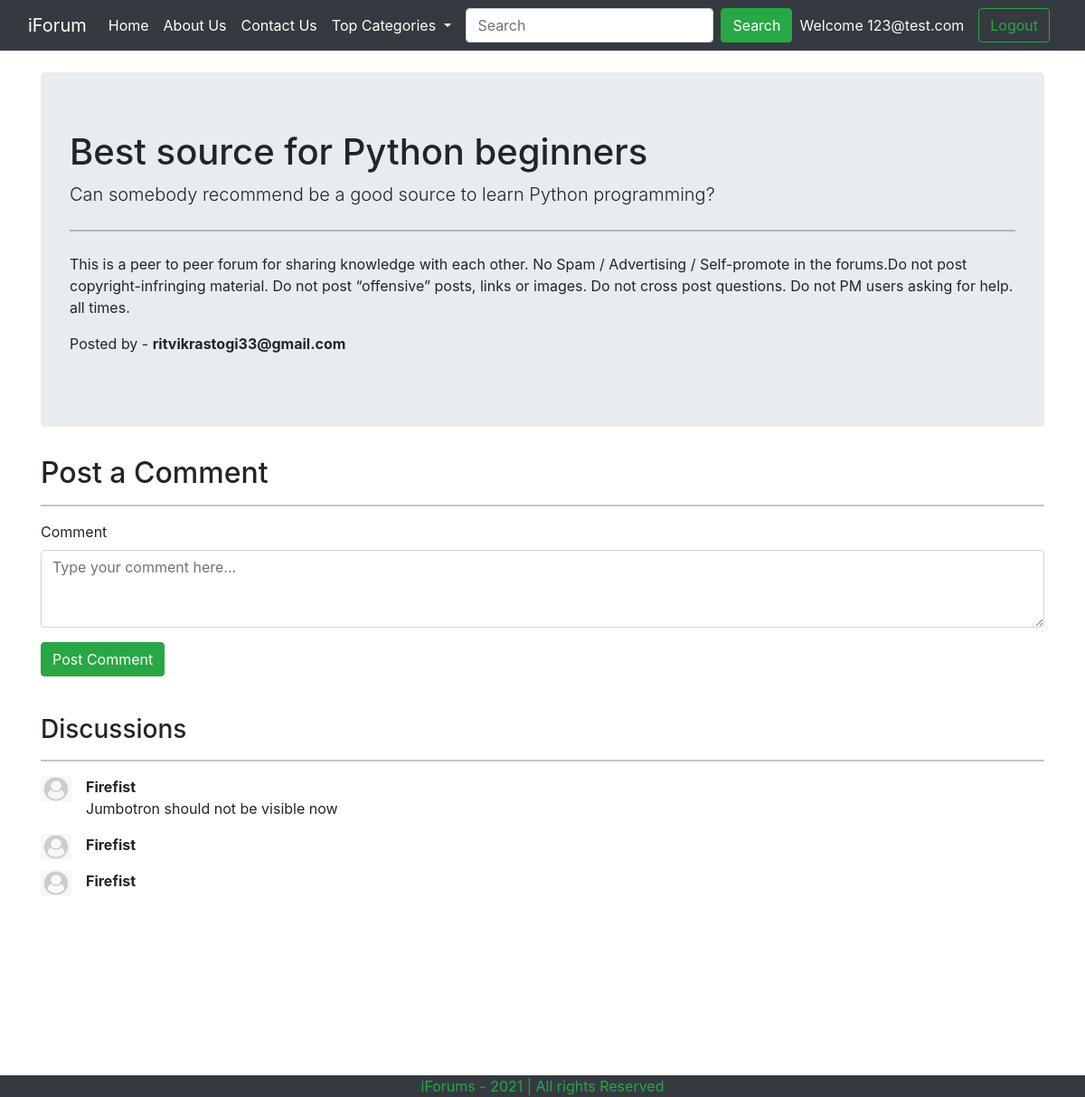
Screenshot of /thread.php?threadid=4 (signed in) with the database file from the repository.
### tables this page shows
CREATE TABLE `threads` (
  `thread_id` int(7) NOT NULL,
  `thread_title` varchar(255) NOT NULL,
  `thread_desc` varchar(255) NOT NULL,
  `thread_cat_id` int(7) NOT NULL,
  `thread_user_id` int(7) NOT NULL,
  `time` datetime NOT NULL DEFAULT current_timestamp()
);

CREATE TABLE `users123` (
  `sno` int(11) NOT NULL,
  `user_email` varchar(30) NOT NULL,
  `user_pass` varchar(255) NOT NULL,
  `time` datetime NOT NULL DEFAULT current_timestamp()
);

CREATE TABLE `comments` (
  `comment_id` int(8) NOT NULL,
  `comment_content` varchar(1000) NOT NULL,
  `thread_id` int(8) NOT NULL,
  `comment_by` int(8) NOT NULL,
  `comment_time` datetime NOT NULL DEFAULT current_timestamp()
);

### thread.php (the view, shortened to what this page needs)
<!doctype html>
<html lang="en">
<head>
    <link href="https://cdn.jsdelivr.net/npm/bootstrap@5.0.0-beta1/dist/css/bootstrap.min.css" rel="stylesheet"
>
    <link rel="stylesheet" href="https://maxcdn.bootstrapcdn.com/bootstrap/4.0.0/css/bootstrap.min.css"
>
</head>
<body>
<?php include "partials/_dbconnect.php";?>
    <?php include "partials/_navbar.php";?>
    <?php
        $id = $_GET['threadid'];
        $sql = "SELECT * FROM `threads` WHERE thread_id = $id";
        $result = mysqli_query($conn , $sql );
        while($row = mysqli_fetch_assoc($result)){
            $title = $row['thread_title'];
            $desc = $row['thread_desc'];
            $thread_user_id = $row['thread_user_id'];
            $sql2 = "SELECT user_email FROM `users123` WHERE sno='$thread_user_id'";
            $result2 = mysqli_query($conn , $sql2);
            $row2 = mysqli_fetch_assoc($result2);
            $posted_by = $row2['user_email'];
        }
    ?>
    <div class="container my-4">
        <div class="jumbotron">
            <h1><?php echo $title;?> </h1>
            <p class="lead"><?php echo $desc;?></p>
            <hr class="my-4">
            <p>This is a peer to peer forum for sharing knowledge with each other. No Spam / Advertising / Self-promote
                in the forums.Do not post copyright-infringing material. Do not post “offensive” posts, links or images.
                Do not cross post questions. Do not PM users asking for help. all times.</p>
            <p>Posted by - <strong><?php echo $posted_by?></strong></p>
        </div>
    </div>
    <?php
if(isset($_SESSION['loggedin']) && $_SESSION['loggedin'] == true){
echo '
<div class="container my-2">
<h2>Post a Comment</h2>
<hr>
<form action="'.$_SERVER["REQUEST_URI"].'" method="post">
    <div class="form-group">
        <label for="exampleFormControlTextarea1">Comment</label>
        <textarea class="form-control" id="comment" name="comment" placeholder="Type your comment here..."
            rows="3"></textarea>
        <input type="hidden" name="sno" value="'.$_SESSION["sno"].'" >
    </div>
    <button type="submit" class="btn btn-success">Post Comment</button>
    </form>
    </div>';
    }
    else{
    echo '<div class="container">
        <h2>Post a Comment</h2>
        <hr>
        <p class="lead">You are not logged in. Please login to be able to post comments.</p>
    </div>';
    }
    ?>
    <div class="container" id="ques">
        <h3><br>Discussions</h3>
        <hr>
        <?php
        $id = $_GET['threadid'];
        $sql = "SELECT * FROM `comments` WHERE thread_id = $id";
        $result = mysqli_query($conn , $sql );
        while($row = mysqli_fetch_assoc($result)){
            $content = $row['comment_content'];
            $comment_by =$row['comment_by'];
            $sql2 = "SELECT user_email FROM `users123` WHERE sno='$comment_by'";
            $result2 = mysqli_query($conn , $sql2);
            $row2 = mysqli_fetch_assoc($result2);
        echo '<div class="media">
        <img src="assets/user_default.jpg" width="34px" class="align-self-start mr-3" alt="...">
            <div class="media-body">
                <p class = "font-weight-bold my-0"> '.$row2['user_email'].' </p>
                <p>'.$content.'</p>
            </div>
        </div>';
        }
        ?>
    </div>
    <?php include "partials/_footer.php";?>
</body>
</html>

### thread.php (style rules this page uses)
#ques { min-height: 433px; }

### rows the page displays
threads: thread_title "Best source for Python beginners", thread_desc "Can somebody recommend be a good source to learn Python programming?"
users123: user_email "ritvikrastogi33@gmail.com"
comments: users123.user_email "Firefist", comment_content "Jumbotron should not be visible now"
comments: users123.user_email "Firefist"
comments: users123.user_email "Firefist"

### other values shown
$_SESSION['useremail'] "123@test.com"
